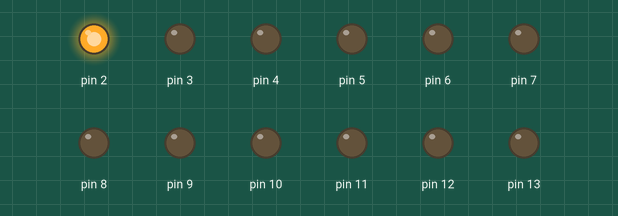
Bench run of a sketch on a simulated Arduino Uno, built with avr-gcc and run on an emulated ATmega328P. Shown: output pins drawn as LEDs (lit = HIGH).

Above: at 0.02 s.
At 0.72 s:
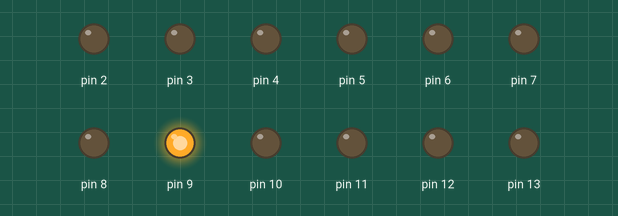
At 1.32 s:
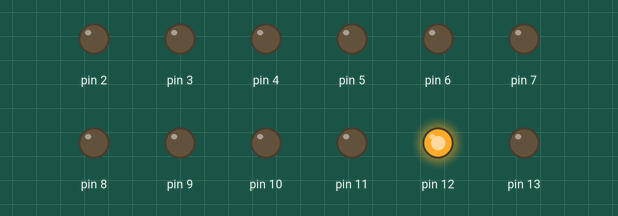
At 2.72 s:
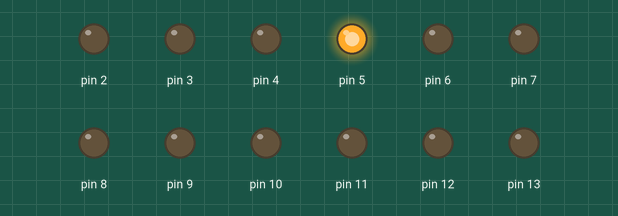
At 4.12 s:
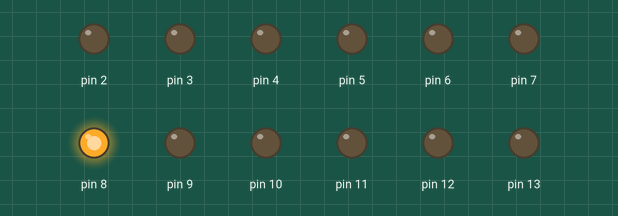
At 5.47 s:
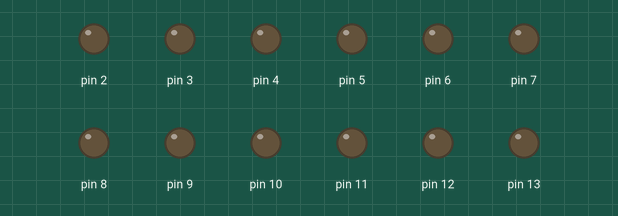
Timing chart, 0 to 5.8 s (numbered marks = the images above):
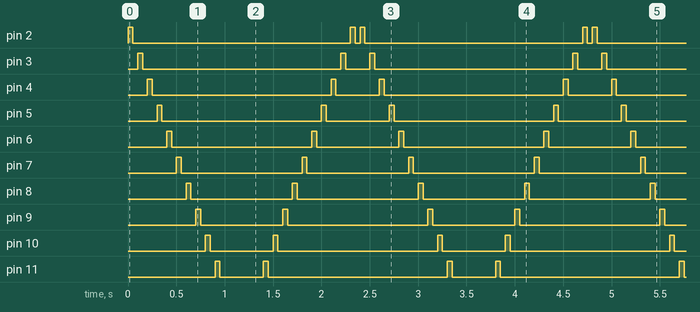

Measured:
- by itself, pin 2: repeats every 2.4 s: LOW 2.3 s, HIGH 0.05 s, LOW 0.05 s, HIGH 0.05 s
- by itself, pin 3: repeats every 2.4 s: LOW 2.1 s, HIGH 0.05 s, LOW 0.25 s, HIGH 0.05 s
- by itself, pin 4: repeats every 2.4 s: LOW 1.9 s, HIGH 0.05 s, LOW 0.45 s, HIGH 0.05 s
- by itself, pin 5: repeats every 2.4 s: LOW 1.7 s, HIGH 0.05 s, LOW 0.65 s, HIGH 0.05 s
- by itself, pin 6: repeats every 2.4 s: LOW 1.5 s, HIGH 0.05 s, LOW 0.85 s, HIGH 0.05 s
- by itself, pin 7: repeats every 2.4 s: LOW 1.3 s, HIGH 0.05 s, LOW 1.1 s, HIGH 0.05 s
- by itself, pin 8: repeats every 2.4 s: LOW 1.1 s, HIGH 0.05 s, LOW 1.3 s, HIGH 0.05 s
- by itself, pin 9: repeats every 2.4 s: LOW 0.85 s, HIGH 0.05 s, LOW 1.5 s, HIGH 0.05 s

The sketch:

running_light.ino
```cpp
void setup()
{
  for (int a = 2; a <= 13; a++)
  pinMode(a, OUTPUT);
}

void loop()
{
  for (int a = 2; a <= 13; a++){
    digitalWrite(a, 1);
    delay(50);
    digitalWrite(a, 0);
    delay(50);
  }
  for (int a = 13; a >= 2; a--){
    digitalWrite(a,1);
    delay(50);
    digitalWrite(a,0);
    delay(50);
  }
}
```
